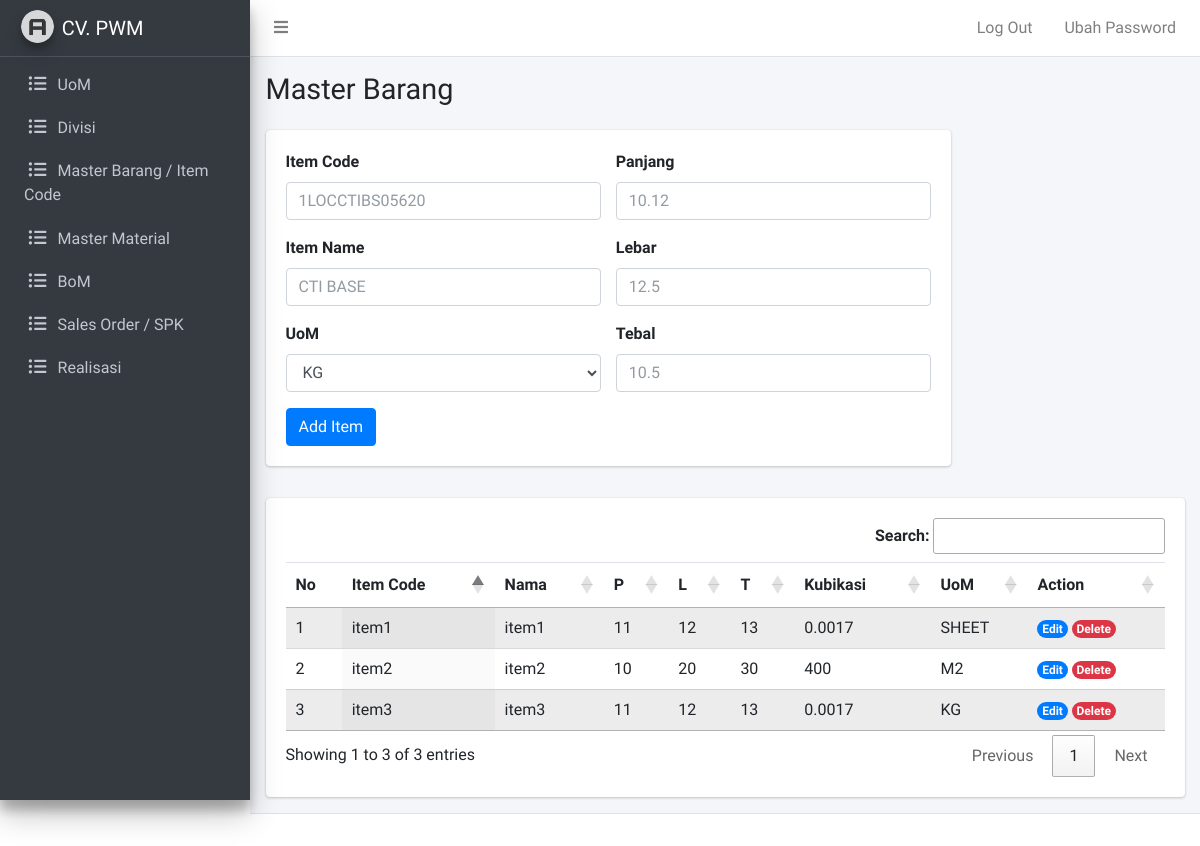
The page /admin/item.php (signed in) on the database its author committed.
### tables this page shows
CREATE TABLE `item` (
  `item_id` varchar(255) NOT NULL,
  `item_nama` varchar(255) NOT NULL,
  `item_panjang` float NOT NULL,
  `item_lebar` float NOT NULL,
  `item_tebal` float NOT NULL,
  `item_kubikasi` float NOT NULL,
  `item_uom_id` int(11) DEFAULT NULL
);

CREATE TABLE `uom` (
  `uom_id` int(11) NOT NULL,
  `uom_nama` varchar(255) NOT NULL
);

### admin/item.php (the view, shortened to what this page needs)
<?php
require_once "../koneksi.php";
$query = mysqli_query($conn, "SELECT item.item_id, item.item_nama, item.item_panjang, item.item_lebar, item.item_tebal, item.item_kubikasi, uom.uom_nama FROM item JOIN uom ON uom.uom_id = item.item_uom_id");
$queryuom = mysqli_query($conn, "SELECT uom_id, uom_nama FROM uom");
?>
<?php require_once "template/header.php"; ?>
<?php require_once "template/navbar.php"; ?>
<?php require_once "template/sidebar.php"; ?>
  <div class="content-wrapper">
    <div class="content-header">
      <div class="container-fluid">
        <div class="row mb-2">
          <div class="col-sm-8">
            <h1 class="m-0">Master Barang</h1>
          </div>
        </div>
      </div>
    </div>
    <div class="content">
      <div class="container-fluid">
        <div class="row mb-3">
          <div class="col-md-9">
            <form action="" method="post">
              <div class="card">
                <div class="card-body">
                  <div class="row">
                    <div class="col-md">
                      <div class="mb-3">
                        <label for="item-code" class="form-label">Item Code</label>
                        <input name="item-code" type="text" class="form-control" id="item-code" placeholder="1LOCCTIBS05620" required>
                      </div>
                      <div class="mb-3">
                        <label for="nama" class="form-label">Item Name</label>
                        <input name="nama" type="text" class="form-control" id="nama" placeholder="CTI BASE" required>
                      </div>
                      <div class="mb-3">
                        <label for="uom" class="form-label">UoM</label>
                        <select name="uom" class="form-select form-control">
                          <?php while($uom = mysqli_fetch_assoc($queryuom)): ?>
                            <option value="<?= $uom['uom_id'] ?>"><?= $uom['uom_nama'] ?></option>
                          <?php endwhile; ?>
                        </select>
                      </div>
                    </div>
                    <div class="col-md">
                      <div class="mb-3">
                        <label for="panjang" class="form-label">Panjang</label>
                        <input name="panjang" type="text" class="form-control" id="panjang" placeholder="10.12" required>
                      </div>
                      <div class="mb-3">
                        <label for="lebar" class="form-label">Lebar</label>
                        <input name="lebar" type="text" class="form-control" id="lebar" placeholder="12.5" required>
                      </div>
                      <div class="mb-3">
                        <label for="tebal" class="form-label">Tebal</label>
                        <input name="tebal" type="text" class="form-control" id="tebal" placeholder="10.5" required>
                      </div>
                    </div>
                  </div>
                  <div>
                    <button name="add-item" type="submit" class="btn btn-primary">Add Item</button>
                  </div>
                </div>
              </div>
            </form>
          </div>
        </div>
        <div class="row">
          <div class="col">
            <div class="card table-responsive">
              <div class="card-body">
                <table id="item" class="table table-striped display" style="width:100%">
                  <thead>
                      <tr>
                          <th>No</th>
                          <th>Item Code</th>
                          <th>Nama</th>
                          <th>P</th>
                          <th>L</th>
                          <th>T</th>
                          <th>Kubikasi</th>
                          <th>UoM</th>
                          <th>Action</th>
                      </tr>
                  </thead>
                  <tbody>
                    <?php while($item = mysqli_fetch_assoc($query)) : ?>
                      <tr>
                          <td></td>
                          <td><?= $item['item_id']; ?></td>
                          <td><?= $item['item_nama']; ?></td>
                          <td><?= $item['item_panjang']; ?></td>
                          <td><?= $item['item_lebar']; ?></td>
                          <td><?= $item['item_tebal']; ?></td>
                          <td><?= $item['item_kubikasi']; ?></td>
                          <td><?= $item['uom_nama']; ?></td>
                          <td>
                            <a href="item-edit.php?itemid=<?= $item['item_id']; ?>"><span class="badge rounded-pill bg-primary">Edit</span></a>
                            <a href="item-delete.php?itemid=<?= $item['item_id']; ?>"><span class="badge rounded-pill bg-danger">Delete</span></a>
                          </td>
                      </tr>
                    <?php endwhile; ?>
                  </tbody>
                </table>
              </div>
            </div>
          </div>
        </div>
      </div>
    </div>
  </div>
<?php require_once "template/footer.php"; ?>

### rows shown on the page
item: item_id "item1", item_nama "item1", item_panjang "11", item_lebar "12", item_tebal "13", item_kubikasi "0.0017", item_uom.uom_nama "SHEET"
item: item_id "item2", item_nama "item2", item_panjang "10", item_lebar "20", item_tebal "30", item_kubikasi "400", item_uom.uom_nama "M2"
item: item_id "item3", item_nama "item3", item_panjang "11", item_lebar "12", item_tebal "13", item_kubikasi "0.0017", item_uom.uom_nama "KG"

### other values the page prints
form field uom "KG"
